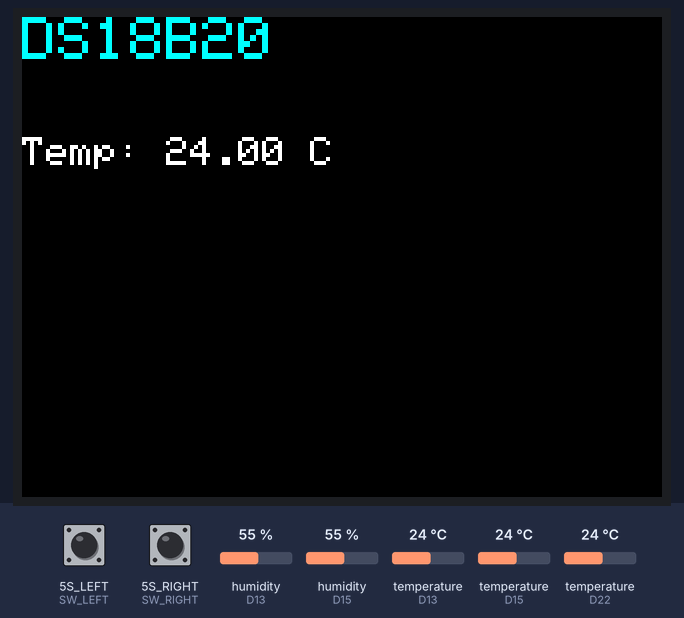
Bench run of a sketch on a simulated Seeed Wio Terminal. Parts: 320×240 colour display. The inputs (shaded band) are chosen by the test bench; at power-on: temperature (sensors on D22, D13, D15) 24 °C, 5S_LEFT (SW_LEFT) HIGH, 5S_RIGHT (SW_RIGHT) HIGH, humidity (sensors on D13, D15) 55 %.

Above: at 1.4 s.
1.5 s: temperature (sensor on D22) set to 12 °C
At 3.0 s:
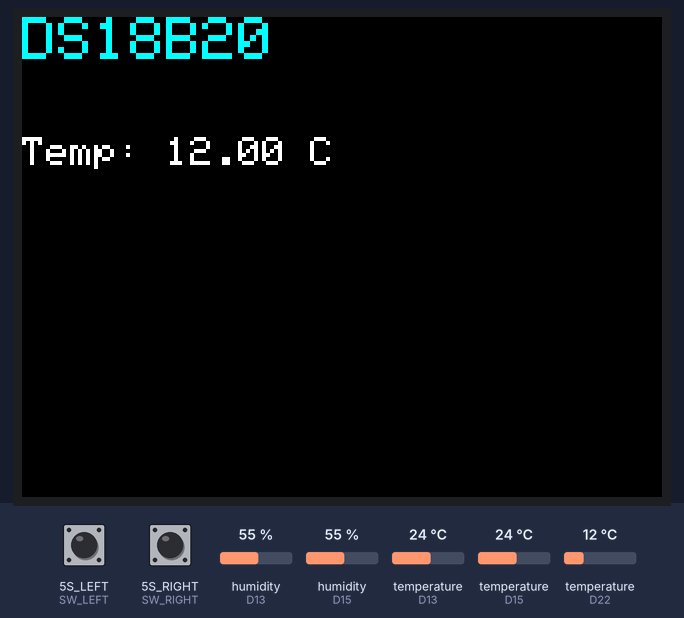
3.4 s: 5S_LEFT (SW_LEFT) pulled LOW for 1.05 s
At 5.2 s:
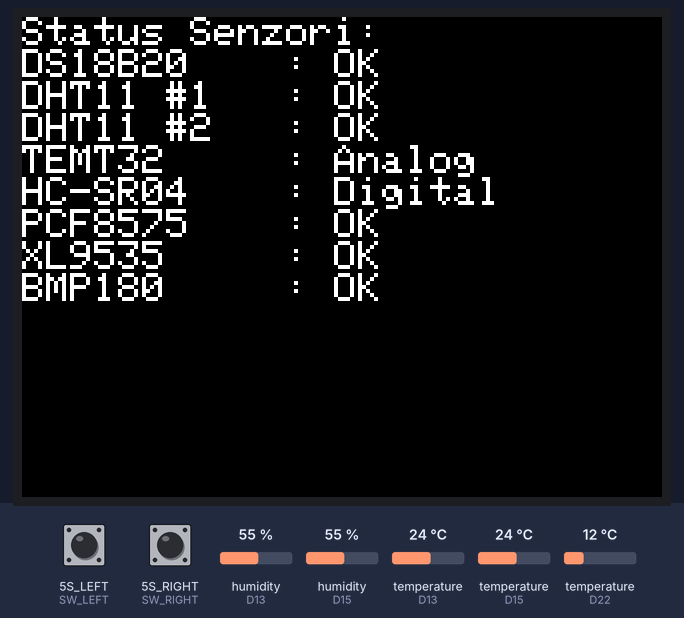
5.9 s: 5S_RIGHT (SW_RIGHT) pulled LOW for 1.05 s
At 6.8 s:
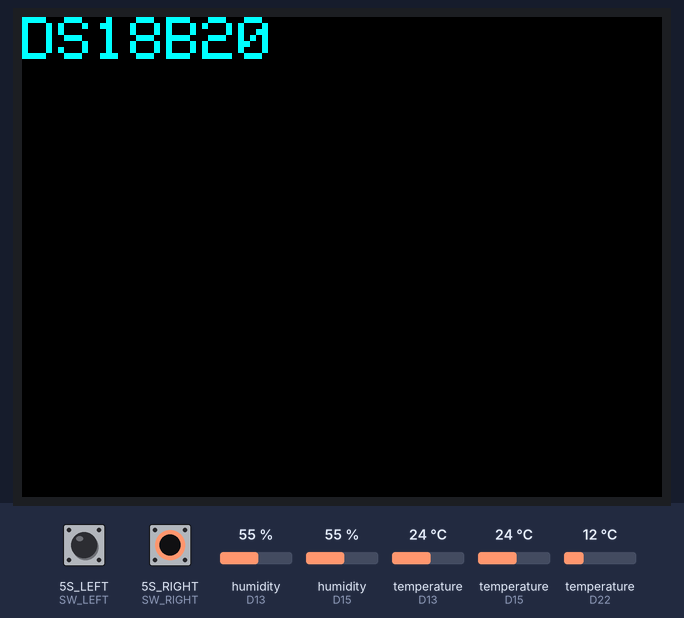
8.4 s: temperature (sensor on D22) set to 19 °C
At 9.7 s:
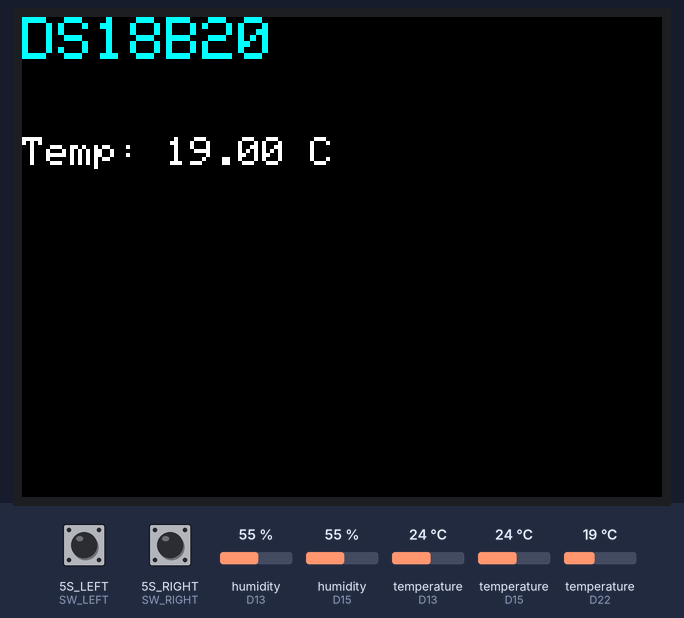
10.2 s: 5S_RIGHT (SW_RIGHT) pulled LOW for 1.05 s
At 11.1 s:
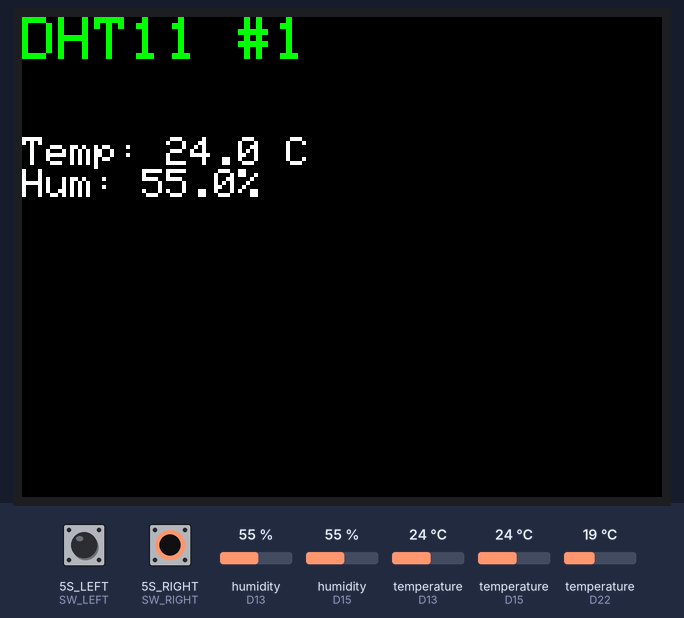
12.7 s: 5S_RIGHT (SW_RIGHT) pulled LOW for 3.2 s
At 14.3 s:
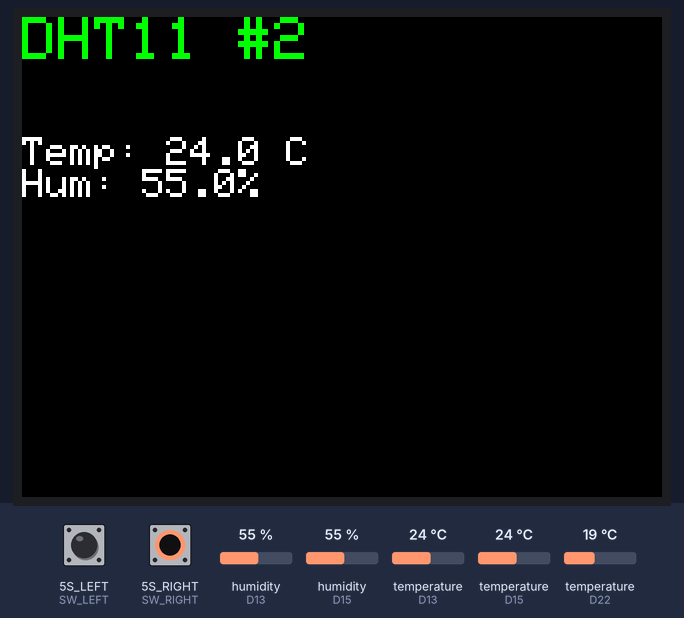
Timing chart, 0 to 15.8 s (numbered marks = the images above; inputs shaded):
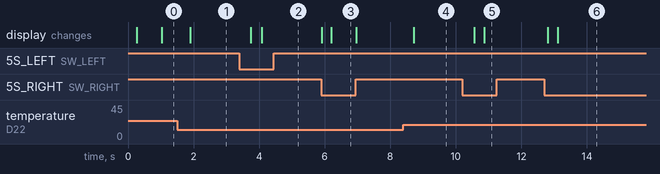

Measured:
- after the input at 1.5 s, the display: changes after 0.40 s (image 1)
- after the input at 3.4 s, the display: first changes after 0.35 s (image 2 shows a later state)
- after the input at 5.9 s, the display: first changes at once (image 3 shows a later state)
- after the input at 8.4 s, the display: changes after 0.31 s (image 4)
- after the input at 10.2 s, the display: first changes after 0.36 s (image 5 shows a later state)
- after the input at 12.7 s, the display: first changes after 0.10 s (image 6 shows a later state)

The sketch:

wio_terminal_multi_sensor_pages_Version3.ino
```cpp
#include <Wire.h>
#include <TFT_eSPI.h>

// --- DS18B20 ---
#include <OneWire.h>
#include <DallasTemperature.h>
#define DS18B20_PIN      22
OneWire oneWire(DS18B20_PIN);
DallasTemperature ds18b20(&oneWire);
DeviceAddress dsAddr;
bool ds18b20Available = false;

// --- DHT11 ---
#include <DHT.h>
#define DHTTYPE DHT11
#define DHT11_PIN1 13
#define DHT11_PIN2 15
DHT dht1(DHT11_PIN1, DHTTYPE);
DHT dht2(DHT11_PIN2, DHTTYPE);
bool dht1Available = false, dht2Available = false;

// --- TEMT32 (analog) ---
#define TEMT32_PIN 32

// --- HC-SR04 ---
#define HCSR04_TRIG 16
#define HCSR04_ECHO 18

// --- Extensii I2C PCF8575/XL9535 ---
#include <PCF8575.h>
#include <Adafruit_MCP23X17.h>
#define PCF8575_ADDR 0x24
#define XL9535_ADDR  0x21
PCF8575 pcf8575(PCF8575_ADDR);
Adafruit_MCP23X17 xl9535;
bool pcf8575Available = false, xl9535Available = false;

// --- BMP180 ---
#include <Adafruit_BMP085.h>
Adafruit_BMP085 bmp180;
bool bmp180Available = false;

// --- 5-way Switch ---
#define SW_RIGHT  WIO_5S_RIGHT
#define SW_LEFT   WIO_5S_LEFT

TFT_eSPI tft;

int page = 0;
const int totalPages = 9; // Actualizat cu BMP180

void setup() {
  Serial.begin(115200);
  tft.begin();
  tft.setRotation(3);
  tft.fillScreen(TFT_BLACK);

  // --- DS18B20 ---
  ds18b20.begin();
  if (ds18b20.getDS18Count() > 0) {
    ds18b20.getAddress(dsAddr, 0);
    ds18b20Available = true;
  }

  // --- DHT11 ---
  dht1.begin();
  dht2.begin();
  dht1Available = true;
  dht2Available = true;

  // --- PCF8575 / XL9535 ---
  Wire.begin();
  if (pcf8575.begin()) pcf8575Available = true;
  if (xl9535.begin_I2C(XL9535_ADDR)) xl9535Available = true;

  // --- HC-SR04 ---
  pinMode(HCSR04_TRIG, OUTPUT);
  pinMode(HCSR04_ECHO, INPUT);
  digitalWrite(HCSR04_TRIG, LOW);

  // --- BMP180 ---
  if (bmp180.begin()) bmp180Available = true;

  // --- 5-way Switch ---
  pinMode(SW_RIGHT, INPUT_PULLUP);
  pinMode(SW_LEFT, INPUT_PULLUP);
}

void loop() {
  static bool prevLeft = HIGH, prevRight = HIGH;
  bool nowLeft = digitalRead(SW_LEFT);
  bool nowRight = digitalRead(SW_RIGHT);

  // Navigare pagini circular
  if (prevRight == HIGH && nowRight == LOW) {
    page = (page + 1) % totalPages;
    tft.fillScreen(TFT_BLACK);
    delay(200);
  }
  if (prevLeft == HIGH && nowLeft == LOW) {
    page = (page - 1 + totalPages) % totalPages;
    tft.fillScreen(TFT_BLACK);
    delay(200);
  }
  prevLeft = nowLeft;
  prevRight = nowRight;

  switch (page) {
    case 0: showDS18B20(); break;
    case 1: showDHT11_1(); break;
    case 2: showDHT11_2(); break;
    case 3: showTEMT32(); break;
    case 4: showHCSR04(); break;
    case 5: showPCF8575(); break;
    case 6: showXL9535(); break;
    case 7: showBMP180(); break;
    case 8: showInfoPage(); break; // pagină de status general (opțional)
  }
  delay(100);
}

// --- Pagini senzori ---
void showDS18B20() {
  tft.setCursor(0,0); tft.setTextColor(TFT_CYAN, TFT_BLACK); tft.setTextSize(3);
  tft.println("DS18B20");
  tft.setTextSize(2); tft.setTextColor(TFT_WHITE, TFT_BLACK); tft.setCursor(0,60);
  if (!ds18b20Available) { tft.println("Sensor not found!"); return; }
  ds18b20.requestTemperatures();
  float temp = ds18b20.getTempC(dsAddr);
  tft.printf("Temp: %.2f C", temp);
}

void showDHT11_1() {
  tft.setCursor(0,0); tft.setTextColor(TFT_GREEN, TFT_BLACK); tft.setTextSize(3);
  tft.println("DHT11 #1"); tft.setTextSize(2); tft.setTextColor(TFT_WHITE, TFT_BLACK); tft.setCursor(0,60);
  if (!dht1Available) { tft.println("Sensor not found!"); return; }
  float temp = dht1.readTemperature(); float hum = dht1.readHumidity();
  if (isnan(temp) || isnan(hum)) { tft.println("Read error!"); return; }
  tft.printf("Temp: %.1f C\nHum: %.1f%%", temp, hum);
}

void showDHT11_2() {
  tft.setCursor(0,0); tft.setTextColor(TFT_GREEN, TFT_BLACK); tft.setTextSize(3);
  tft.println("DHT11 #2"); tft.setTextSize(2); tft.setTextColor(TFT_WHITE, TFT_BLACK); tft.setCursor(0,60);
  if (!dht2Available) { tft.println("Sensor not found!"); return; }
  float temp = dht2.readTemperature(); float hum = dht2.readHumidity();
  if (isnan(temp) || isnan(hum)) { tft.println("Read error!"); return; }
  tft.printf("Temp: %.1f C\nHum: %.1f%%", temp, hum);
}

void showTEMT32() {
  tft.setCursor(0,0); tft.setTextColor(TFT_MAGENTA, TFT_BLACK); tft.setTextSize(3);
  tft.println("TEMT32"); tft.setTextSize(2); tft.setTextColor(TFT_WHITE, TFT_BLACK); tft.setCursor(0,60);
  int raw = analogRead(TEMT32_PIN);
  float voltage = raw * (3.3 / 1023.0);
  tft.printf("Raw: %d\nVolt: %.2f V", raw, voltage);
}

void showHCSR04() {
  tft.setCursor(0,0); tft.setTextColor(TFT_YELLOW, TFT_BLACK); tft.setTextSize(3);
  tft.println("HC-SR04"); tft.setTextSize(2); tft.setTextColor(TFT_WHITE, TFT_BLACK); tft.setCursor(0,60);
  // Trigger pulse
  digitalWrite(HCSR04_TRIG, LOW); delayMicroseconds(2);
  digitalWrite(HCSR04_TRIG, HIGH); delayMicroseconds(10);
  digitalWrite(HCSR04_TRIG, LOW);
  long duration = pulseIn(HCSR04_ECHO, HIGH, 30000);
  float distance = duration > 0 ? duration * 0.0343 / 2 : 0;
  if (duration == 0) tft.println("No Echo!");
  else tft.printf("Dist: %.1f cm", distance);
}

void showPCF8575() {
  tft.setCursor(0,0); tft.setTextColor(TFT_BLUE, TFT_BLACK); tft.setTextSize(3);
  tft.println("PCF8575"); tft.setTextSize(2); tft.setTextColor(TFT_WHITE, TFT_BLACK); tft.setCursor(0,60);
  if (!pcf8575Available) { tft.println("Not found!"); return; }

  tft.println("Pins 0-15:");
  for (uint8_t i = 0; i < 16; i++) {
    bool state = pcf8575.read(i);
    tft.printf("P%u:%s ", i, state ? "H" : "L");
    if (i == 7) tft.println();
  }
}

void showXL9535() {
  tft.setCursor(0,0); tft.setTextColor(TFT_ORANGE, TFT_BLACK); tft.setTextSize(3);
  tft.println("XL9535"); tft.setTextSize(2); tft.setTextColor(TFT_WHITE, TFT_BLACK); tft.setCursor(0,60);
  if (!xl9535Available) { tft.println("Not found!"); return; }
  bool state = xl9535.digitalRead(0);
  tft.printf("P0: %s", state ? "HIGH" : "LOW");
}

void showBMP180() {
  tft.setCursor(0,0); tft.setTextColor(TFT_RED, TFT_BLACK); tft.setTextSize(3);
  tft.println("BMP180"); tft.setTextSize(2); tft.setTextColor(TFT_WHITE, TFT_BLACK); tft.setCursor(0,60);
  if (!bmp180Available) { tft.println("Sensor not found!"); return; }
  float temp = bmp180.readTemperature();
  float pres = bmp180.readPressure() / 100.0;
  tft.printf("Temp: %.2f C\nPres: %.2f hPa", temp, pres);
}

// Pagină informativă - opțional, poți personaliza
void showInfoPage() {
  tft.setCursor(0,0); tft.setTextColor(TFT_WHITE, TFT_BLACK); tft.setTextSize(2);
  tft.println("Status Senzori:");
  tft.printf("DS18B20    : %s\n", ds18b20Available ? "OK" : "Missing");
  tft.printf("DHT11 #1   : %s\n", dht1Available ? "OK" : "Missing");
  tft.printf("DHT11 #2   : %s\n", dht2Available ? "OK" : "Missing");
  tft.printf("TEMT32     : Analog\n");
  tft.printf("HC-SR04    : Digital\n");
  tft.printf("PCF8575    : %s\n", pcf8575Available ? "OK" : "Missing");
  tft.printf("XL9535     : %s\n", xl9535Available ? "OK" : "Missing");
  tft.printf("BMP180     : %s\n", bmp180Available ? "OK" : "Missing");
}
```
